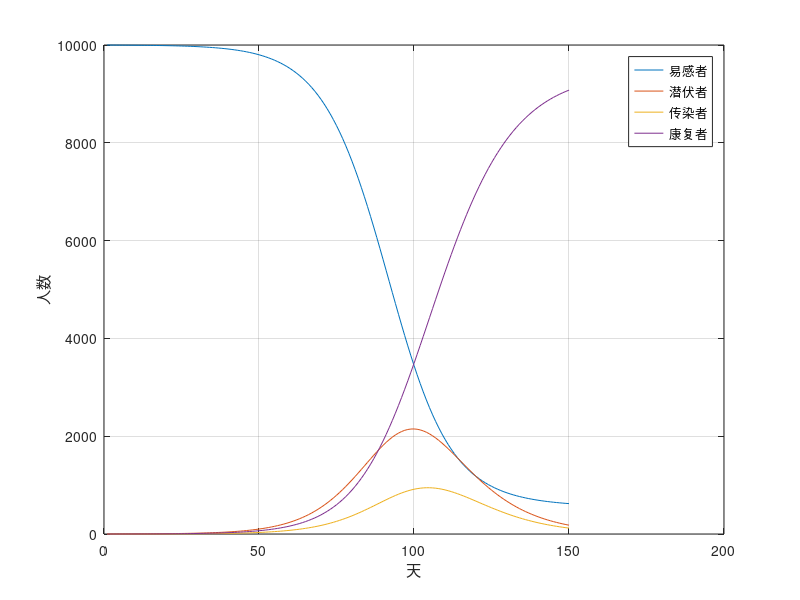

Source code (MATLAB):
%--------------------------------------------------------------------------

% SEIR模型 初始化
%
% 1、S 类：易感者 (Susceptible)，指未得病者，但缺乏免疫能力，与感染者接触后容易受到感染；
% 
% 2、E 类：暴露者 (Exposed)，指接触过感染者，但暂无能力传染给其他人的人，对潜伏期长的传染病适用；
% 
% 3、I 类：感病者 (Infectious)，指染上传染病的人，可以传播给 S 类成员，将其变为 E 类或 I 类成员；
% 
% 4、R 类：康复者 (Recovered)，指被隔离或因病愈而具有免疫力的人。如免疫期有限，R 类成员可以重新变为 S 类。

%--------------------------------------------------------------------------

clear;clc;

%--------------------------------------------------------------------------

% 参数设置

%--------------------------------------------------------------------------

N = 10000;

E = 0;

I = 1;

S = N - I;

R = 0;

% r：感染患者（I）每天接触的易感者数目，本例为20
r = 20;

% β：传染系数；由疾病本身的传播能力，人群的防控能力决定，本例设置为0.03
B = 0.03;

% γ：恢复系数；一般为病程的倒数。本例治疗期平均为11d，故本例为1/11
a = 1/11;

% α：潜伏者的发病概率；一般为潜伏期的倒数。潜伏期平均为5d，故本例为0.2
y = 0.2;

% t1:将潜伏期和发病到确诊的时间合并为潜伏期时间滞后，将t1设置为7d
timeE = 7  ;
%
timeC = 14 ;

T = 1:150;



for i = 1:length(T)-1

        S(i+1) = S(i) - r*B*S(i)*I(i)/N(1);

        E(i+1) = E(i) + r*B*S(i)*I(i)/N(1)-a*E(i);

        I(i+1) = I(i) + a*E(i) - y*I(i);

        R(i+1) = R(i) + y*I(i);

end

plot(T,S,T,E,T,I,T,R);

grid on;%添加网格线

xlabel('天');ylabel('人数')

legend('易感者','潜伏者','传染者','康复者')
